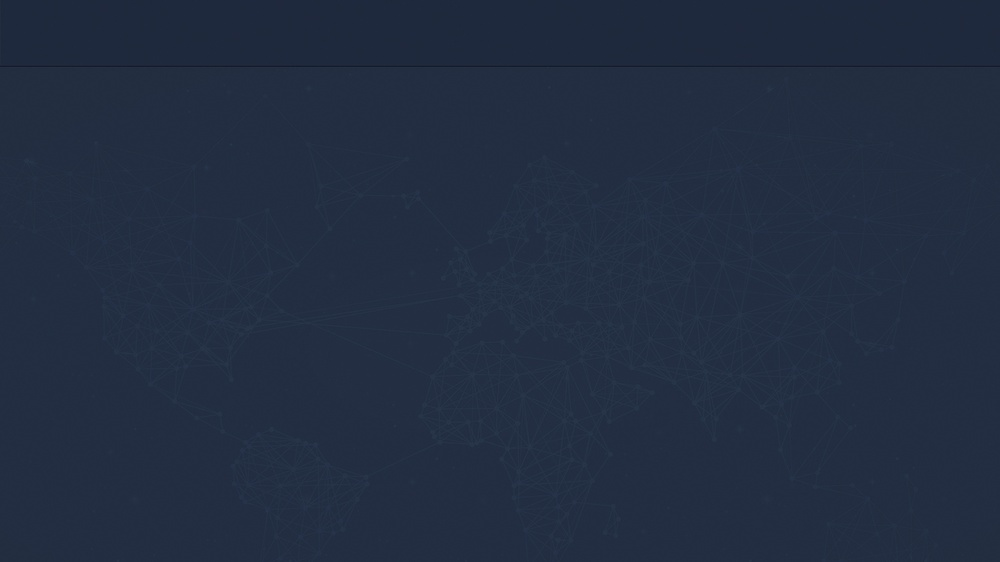
#> input picture picar-x/examples/web_control/web_client/img/common_bg.78e8a011.jpg, 1000 x 562 px, shrunk from 1334 x 750 before the run, given in place of the camera
$ python sensor.py
#> lines starting #> are read from the running program, lines starting #| are printed output that depends on the picture; after the words box and inside, x2 and y2 are one past the last pixel; in counts of white or black regions, pixels touching at a corner belong together
import numpy as np
import cv2
from time import sleep

class Sensor:
    def __init__(self):
        self.camera=cv2.VideoCapture(-1)
        self.camera.set(10, 1.0)
        img=self.capture()

    def capture(self):
        ret, frame = self.camera.read()
#> frame is the input picture: shape (562, 1000, 3); mean B, G, R 65.2, 45.5, 34.2
        return frame

    def finish(self):
        self.camera.release()

    def bright(self,img):
        img=cv2.cvtColor(img, cv2.COLOR_BGR2LAB)
        img[:,:,0]*=1
        img=cv2.cvtColor(img, cv2.COLOR_LAB2BGR)
        return img

    def color_mask(self,img,color,cutoff=500):
#> called with cutoff = 500
        img=img.copy()
        h,w,_=img.shape
#> h = 562; w = 1000
#> `mask=sensor.color_mask(img,[10,20,20])`: mask: shape (562, 1000); every value is 0
        img=np.reshape(img,(h*w,3))
        img=img.astype(float)

        color=np.array(color)
        img=np.mean((img-color)**2.0,axis=1)
        #print(img.shape)

        mask=np.zeros((h*w),dtype=np.uint8)
        mask[img<cutoff]=255.
        mask=np.reshape(mask,(h,w))
        kernel=np.ones((7, 7), np.uint8)
        mask=cv2.morphologyEx(mask, cv2.MORPH_OPEN, kernel)
        return mask

    def find_square(self,mask):
        contours = cv2.findContours(mask, cv2.RETR_EXTERNAL, cv2.CHAIN_APPROX_NONE)[-2]
        #print(len(contours))
        if len(contours)==0:
            return []

        cnt=max(contours,key=lambda x:len(x))
        if len(cnt)<100:
            return []

        rect = cv2.minAreaRect(cnt)
        box = cv2.boxPoints(rect)
        box = np.int0(box)
        return box

    def draw_square(self,im,box):
        return cv2.drawContours(im,[box],0,(255,255,255),2)


    def identify(self,im,draw=1):
        #           red      green      blue
#> called with draw = 1
        colors=[[10,0,60],[10,20,20],[100,50,50]]
        boxes=[]
        for c in colors:
            mask=self.color_mask(im,c)
            box=self.find_square(mask)
            if len(box) > 0:
                boxes.append(box)
#> this loop made 3 passes
#> (rect in find_square, box) on pass 3: (((409.7, 306.9), (107.5, 103.3), -66.8), [[435, 376], [341, 336], [383, 237], [478, 277]])
#> pass 3, in identify, `mask=self.color_mask(im,c)`:
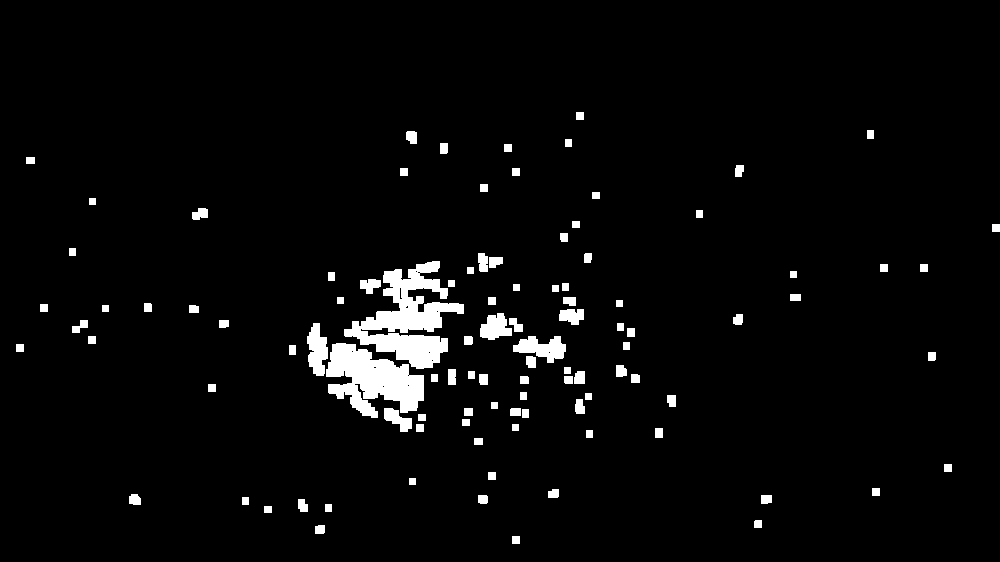
#> mask: shape (562, 1000); 3.5% white; 102 white regions, largest, box (x1, y1, x2, y2) and area: (344, 261, 464, 369) 5581, (326, 343, 424, 418) 4279, (513, 336, 566, 363) 827
#> after the loop, boxes = [[[435, 376], [341, 336], [383, 237], [478, 277]]]
        if draw:
            for b in boxes:
                im=self.draw_square(im,b)
#> this loop made 1 pass
#> b on pass 1: [[435, 376], [341, 336], [383, 237], [478, 277]]
#> pass 1, in identify, `im=self.draw_square(im,b)`:
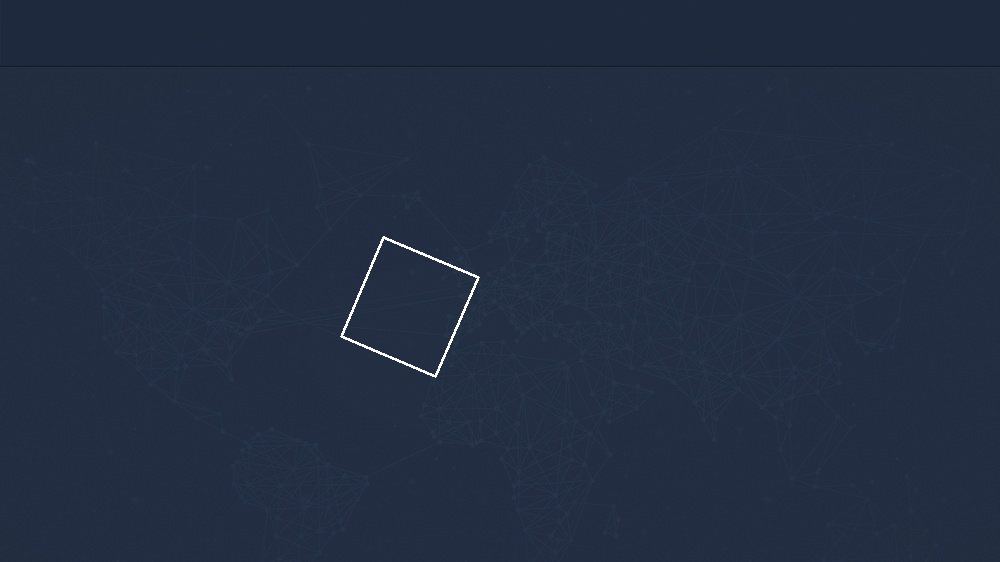
#> im: shape (562, 1000, 3); 0.2% of pixels changed, all inside (x1, y1, x2, y2) = (340, 236, 480, 378)
        return boxes,im
if __name__ == "__main__":


    sensor = Sensor()
    img=sensor.capture()
    mask=sensor.color_mask(img,[10,20,20])
    #box=sensor.find_square(mask)
    #img=sensor.draw_square(img,box)
    #print(img.shape)
    boxes,img=sensor.identify(img)
#> boxes = [[[435, 376], [341, 336], [383, 237], [478, 277]]]
    cv2.imshow("1",mask)
    cv2.imshow("2",img)
    cv2.waitKey(0)

    cv2.destroyAllWindows()
    sensor.finish()
